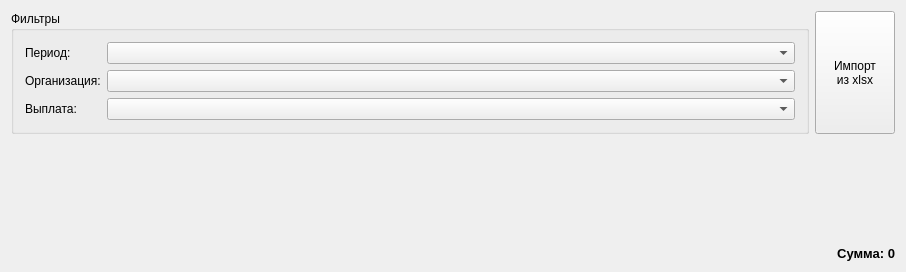
<?xml version="1.0" encoding="UTF-8"?>
<ui version="4.0">
 <class>ZPayments2fioDialog</class>
 <widget class="QWidget" name="ZPayments2fioDialog">
  <property name="geometry">
   <rect>
    <x>0</x>
    <y>0</y>
    <width>906</width>
    <height>227</height>
   </rect>
  </property>
  <property name="windowTitle">
   <string>Выплаты и вычеты</string>
  </property>
  <property name="windowIcon">
   <iconset resource="../cleaning.qrc">
    <normaloff>:/images/table.png</normaloff>:/images/table.png</iconset>
  </property>
  <layout class="QVBoxLayout" name="verticalLayout">
   <item>
    <layout class="QHBoxLayout" name="horizontalLayout">
     <item>
      <widget class="QGroupBox" name="groupBox_2">
       <property name="title">
        <string>Фильтры</string>
       </property>
       <layout class="QFormLayout" name="formLayout">
        <item row="1" column="0">
         <widget class="QLabel" name="label_2">
          <property name="text">
           <string>Организация:</string>
          </property>
         </widget>
        </item>
        <item row="1" column="1">
         <widget class="QComboBox" name="cboFilter">
          <property name="minimumSize">
           <size>
            <width>200</width>
            <height>0</height>
           </size>
          </property>
         </widget>
        </item>
        <item row="2" column="0">
         <widget class="QLabel" name="label_3">
          <property name="text">
           <string>Выплата:</string>
          </property>
         </widget>
        </item>
        <item row="2" column="1">
         <widget class="QComboBox" name="cboFilter2">
          <property name="minimumSize">
           <size>
            <width>200</width>
            <height>0</height>
           </size>
          </property>
         </widget>
        </item>
        <item row="0" column="0">
         <widget class="QLabel" name="label_4">
          <property name="text">
           <string>Период:</string>
          </property>
         </widget>
        </item>
        <item row="0" column="1">
         <widget class="QComboBox" name="cboPeriod">
          <property name="minimumSize">
           <size>
            <width>200</width>
            <height>0</height>
           </size>
          </property>
         </widget>
        </item>
       </layout>
      </widget>
     </item>
     <item>
      <widget class="QPushButton" name="cmdImport">
       <property name="sizePolicy">
        <sizepolicy hsizetype="Fixed" vsizetype="Preferred">
         <horstretch>0</horstretch>
         <verstretch>0</verstretch>
        </sizepolicy>
       </property>
       <property name="text">
        <string>Импорт
из xlsx</string>
       </property>
      </widget>
     </item>
    </layout>
   </item>
   <item>
    <widget class="QSplitter" name="splitter">
     <property name="orientation">
      <enum>Qt::Horizontal</enum>
     </property>
     <widget class="ZView" name="m_tbl" native="true">
      <property name="minimumSize">
       <size>
        <width>100</width>
        <height>100</height>
       </size>
      </property>
     </widget>
    </widget>
   </item>
   <item>
    <widget class="QLabel" name="lblSumma">
     <property name="font">
      <font>
       <pointsize>10</pointsize>
       <weight>75</weight>
       <bold>true</bold>
      </font>
     </property>
     <property name="text">
      <string>Сумма: 0</string>
     </property>
     <property name="alignment">
      <set>Qt::AlignRight|Qt::AlignTrailing|Qt::AlignVCenter</set>
     </property>
    </widget>
   </item>
  </layout>
 </widget>
 <layoutdefault spacing="6" margin="11"/>
 <customwidgets>
  <customwidget>
   <class>ZView</class>
   <extends>QWidget</extends>
   <header>zview.h</header>
   <container>1</container>
  </customwidget>
 </customwidgets>
 <resources>
  <include location="../cleaning.qrc"/>
 </resources>
 <connections/>
</ui>
